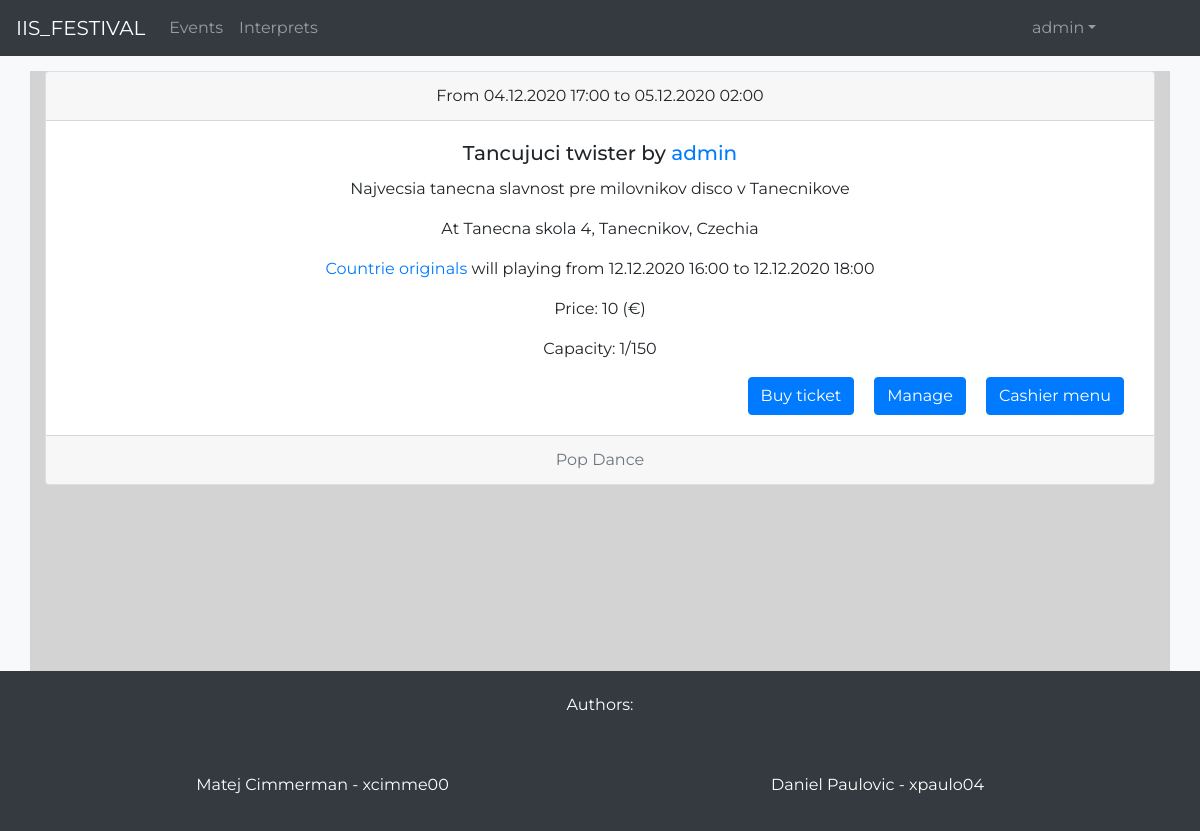
Page /event.php?id=2 (signed in) on the committed database.
### tables this page shows
CREATE TABLE EVENTS (
    EventID int PRIMARY KEY AUTO_INCREMENT NOT NULL,
    Name varchar(128) NOT NULL,
    Describtion varchar(255),
    Address varchar(128) NOT NULL,
    Start_date varchar(32) NOT NULL,
    Start_time varchar(32) NOT NULL,
    End_date varchar(32) NOT NULL,
    End_time varchar(32) NOT NULL,
    Price float(24) NOT NULL,
    Capacity int NOT NULL,
    Reserved int NOT NULL,
    MaxCapacity int NOT NULL,
    UserID int NOT NULL,
    FOREIGN KEY (UserID) REFERENCES USERS(UserID)
);

CREATE TABLE USERS (
    UserID int PRIMARY KEY AUTO_INCREMENT NOT NULL,
    Fullname varchar(128) NOT NULL,
    Username varchar(128) NOT NULL,
    Email varchar(128) NOT NULL,
    Password varchar(128) NOT NULL,
    Mobile varchar(128) NOT NULL,
    Address varchar(128) NOT NULL,
    is_admin boolean NOT NULL,
    is_banned boolean NOT NULL
);

CREATE TABLE INTERPRET (
    InterpretID int PRIMARY KEY AUTO_INCREMENT NOT NULL,
    Owner int,
    Describtion varchar(255),
    FOREIGN KEY (Owner) REFERENCES USERS(UserID),
    Name varchar(128)
);

CREATE TABLE EVENT_INTERPRETS (
    EventID int,
    InterpretID int,
    Stage_name varchar(16),
    Start_time varchar(32),
    Start_date varchar(32),
    End_time varchar(32),
    End_date varchar(32),
    FOREIGN KEY (EventID) REFERENCES EVENTS(EventID),
    FOREIGN KEY (InterpretID) REFERENCES INTERPRET(InterpretID)
);

### src/php/includes/general_functions.include.php (called while the page is built, shortened)
<?php
function user_exists_byid($conn, $id)
{
    $sql = "SELECT * FROM USERS WHERE UserID = ?;";
    $stmt = mysqli_stmt_init($conn);
    if(!mysqli_stmt_prepare($stmt, $sql))
    {
        header("location: ../../event.php?error=stmt_failed");
        exit();
    }
    mysqli_stmt_bind_param($stmt, "i", $id);
    mysqli_stmt_execute($stmt);
    $result_date = mysqli_stmt_get_result($stmt);
    if($row = mysqli_fetch_assoc($result_date))
    {
        return $row;
    }
    else
    {
        $result = false;
        return $result;
    }
}
function event_exists_byid($conn, $id)
{
    $sql = "SELECT * FROM EVENTS WHERE EventID = ?;";
    $stmt = mysqli_stmt_init($conn);
    if(!mysqli_stmt_prepare($stmt, $sql))
    {
        header("location: ../../event.php?error=stmt_failed");
        exit();
    }
    mysqli_stmt_bind_param($stmt, "i", $id);
    mysqli_stmt_execute($stmt);
    $result = mysqli_stmt_get_result($stmt);
    if($row = mysqli_fetch_assoc($result))
    {
        return $row;
    }
    else
    {
        $result = false;
        return $result;
    }
}
function interpret_exists_byid($conn, $id)
{
    $sql = "SELECT * FROM INTERPRET WHERE InterpretID = ?;";
    $stmt = mysqli_stmt_init($conn);
    if(!mysqli_stmt_prepare($stmt, $sql))
    {
        header("location: ../../interpret.php?error=stmt_failed");
        exit();
    }
    mysqli_stmt_bind_param($stmt, "s", $id);
    mysqli_stmt_execute($stmt);
    $result = mysqli_stmt_get_result($stmt);
    if($row = mysqli_fetch_assoc($result))
    {
        return $row;
    }
    else
    {
        $result = false;
        return $result;
    }
}
function get_genre_byid($conn, $genre_id)
{
    $sql = "SELECT * FROM GENRE WHERE GenreID = ?;";
    $stmt = mysqli_stmt_init($conn);
    if(!mysqli_stmt_prepare($stmt, $sql))
    {
        header("location: ../../create_event.php?error=stmt_failed");
        exit();
    }
    mysqli_stmt_bind_param($stmt, "i", $genre_id);
    mysqli_stmt_execute($stmt);
    $result = mysqli_stmt_get_result($stmt);
    if($row = mysqli_fetch_assoc($result))
    {
        return $row;
    }
    else
    {
        $result = false;
        return $result;
    }
}
function get_allevents_genres($conn, $event_id)
{
    $sql = "SELECT * FROM EVENT_GENRES WHERE EventID = $event_id;";
    $stmt = mysqli_query($conn, $sql);
    $data = array();
    while ($row = mysqli_fetch_array($stmt)) {
        $data[] = $row;
    }
    return $data;
}
function get_allevents_interprets($conn, $event_id)
{
    $sql = "SELECT * FROM EVENT_INTERPRETS WHERE EventID = $event_id;";
    $stmt = mysqli_query($conn, $sql);
    $data = array();
    while ($row = mysqli_fetch_array($stmt)) {
        $data[] = $row;
    }
    return $data;
}

### src/event.php (the view)
<?php
    include_once 'header.php';
?>
    <div class="container fullscreen-container">
        <?php
            if(isset($_GET["id"]))
            {
                require_once 'php/includes/database_handler.include.php';
                require_once 'php/includes/general_functions.include.php';
                if($event = event_exists_byid($conn, $_GET["id"]))
                {
                    $evetname = $event["Name"];
                    $describtion =  $event["Describtion"];
                    $address =  $event["Address"];
                    $starts = $event["Start_date"]." ".$event["Start_time"];
                    $ends = $event["End_date"]." ".$event["End_time"];
                    $capacity = $event["Capacity"]."/".$event["MaxCapacity"];
                    $price =  $event["Price"];
                    $creatorID = $event["UserID"];
                    $creator = user_exists_byid($conn, $creatorID);
                    $creatorUsername = $creator["Username"];
                    $all_interprets = get_allevents_interprets($conn, $_GET["id"]);
                    $interprets_info = "";
                    foreach($all_interprets as $intid):
                        $int = interpret_exists_byid($conn, $intid["InterpretID"]);
                        $intname = $int["Name"];
                        $int_id = $int["InterpretID"];
                        $starts_playing = $intid["Start_date"] . " " . $intid["Start_time"];
                        $ends_playing = $intid["End_date"] . " " . $intid["End_time"];
                        $interprets_info = $interprets_info . "<p class=\"card-text\"><a href=\"interpret.php?id=$int_id\">$intname</a> will playing from $starts_playing to $ends_playing</p>";
                    endforeach;
                    $all_genres = get_allevents_genres($conn, $_GET["id"]);
                    $genres = "";
                    foreach($all_genres as $genreid):
                        $genre = get_genre_byid($conn, $genreid["GenreID"]);
                        $genres = $genres . " " . $genre["GenreName"];
                    endforeach;
                    echo "
                    <div class=\"card text-center\">
                        <div class=\"card-header\">
                            From $starts to $ends
                        </div>
                        <div class=\"card-body\">
                            <h5 class=\"card-title\">$evetname by <a href=\"profile.php?user=$creatorUsername\" class=\"\">$creatorUsername</a></h5>
                            <p class=\"card-text\">$describtion</p>
                            <p class=\"card-text\">At $address</p>
                            $interprets_info
                            <p class=\"card-text\">Price: $price (&euro;)</p>
                            <p class=\"card-text\">Capacity: $capacity</p>
                            <div class=\"text-right\">
                        ";
                            $event_id = $_GET["id"];
                            if(isset($_SESSION["UserID"]))
                            {
                                echo "<a href=\"buy_ticket.php?id=$event_id\" class=\"btn btn-primary event-btn\">Buy ticket</a>";
                            }
                            if(($_SESSION["UserID"] == $creatorID) || (isset($_SESSION["admin"])))
                            {
                                echo "<a href=\"manage_event.php?id=$event_id\" class=\"btn btn-primary event-btn\">Manage</a>";
                            }
                            if(($_SESSION["UserID"] == $creatorID) || (is_cashier($conn, $event_id, $_SESSION["UserID"])) || (isset($_SESSION["admin"])))
                            {
                                echo "<a href=\"cashier_panel.php?id=$event_id\" class=\"btn btn-primary event-btn\">Cashier menu</a>";
                            }
                        echo "
                            </div>
                        </div>
                        <div class=\"card-footer text-muted\">
                            $genres
                        </div>
                    </div>
                    ";
                }
                else
                {
                    echo "<p>Event doesnt exist.</p>";
                }
            }
            else
            {
                echo "<p>Event not found.</p>";
            }
        ?>
    </div>
<?php
    include_once 'footer.php';
?>

### src/css/main.css (style rules this page uses)
body { font-family: 'Montserrat',sans-serif; min-height: 100%; }
.card { width: 100%; margin-top: 15px; margin-bottom: 15px; }
.event-btn { margin-left: 10px; margin-right: 10px; }
.fullscreen-container { min-height: 75vh; background-color: lightgray; }

### rows in the picture
events: starts "04.12.2020 17:00", ends "05.12.2020 02:00", Name "Tancujuci twister", Describtion "Najvecsia tanecna slavnost pre milovnikov disco v Tanecnikove", Address "Tanecna skola 4, Tanecnikov, Czechia", Price "10", capacity "1/150"
users: Username "admin"
interpret: Name "Countrie originals"
event_interprets: starts_playing "12.12.2020 16:00", ends_playing "12.12.2020 18:00"

### other values in the picture
$_SESSION["Username"] "admin"
$genres "Pop Dance"
